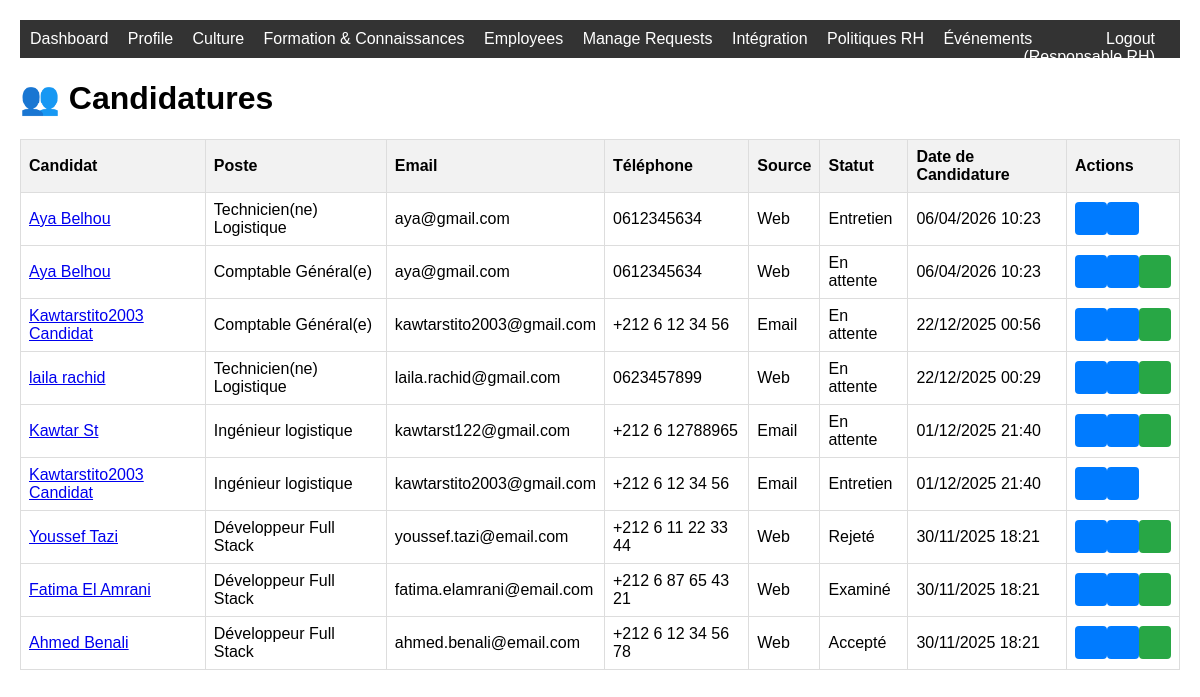
Page /recruitment/applications/ (signed in) on the earlier database version.
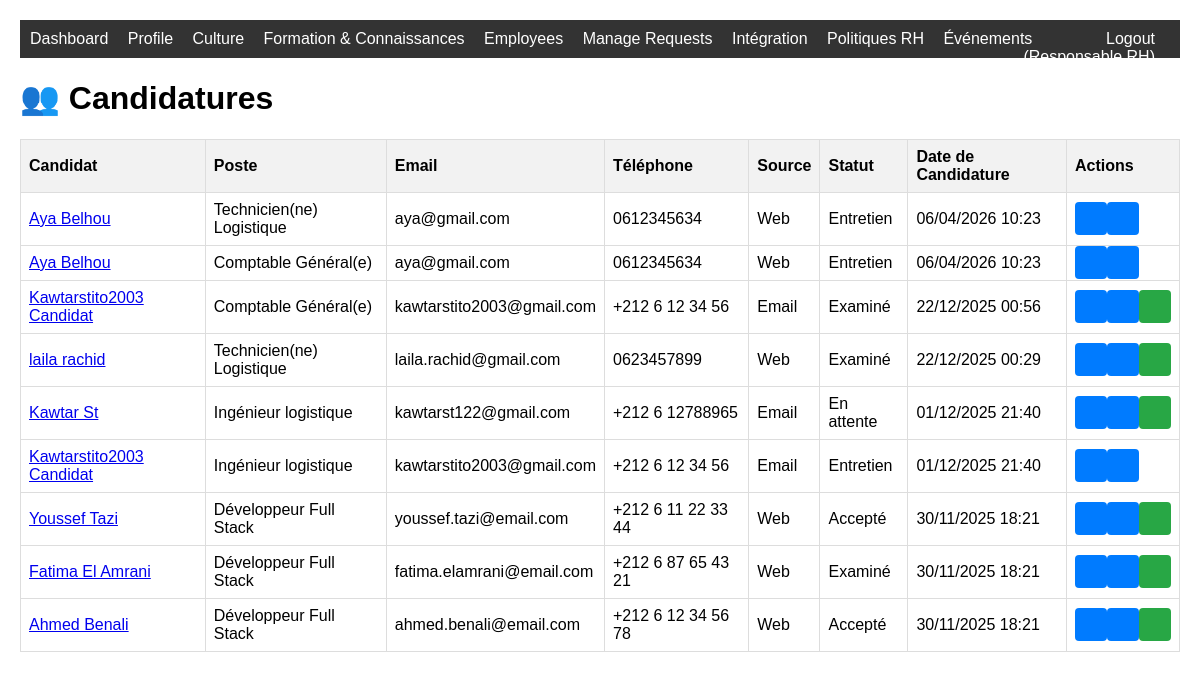
Same page on the later database version.
### recruitment/models.py (models this page shows, shortened)
class Application(models.Model):
    STATUS_CHOICES = [
        ('pending', 'En attente'),
        ('reviewed', 'Examiné'),
        ('interview', 'Entretien'),
        ('accepted', 'Accepté'),
        ('rejected', 'Rejeté'),
    ]
    job_offer = models.ForeignKey(JobOffer, on_delete=models.CASCADE, related_name='applications')
    first_name = models.CharField(max_length=100)
    last_name = models.CharField(max_length=100)
    email = models.EmailField()
    phone = models.CharField(max_length=20)
    cv = models.FileField(upload_to='recruitment/cvs/')
    cover_letter = models.TextField(blank=True)
    status = models.CharField(max_length=20, choices=STATUS_CHOICES, default='pending')
    applied_at = models.DateTimeField(auto_now_add=True)
    reviewed_by = models.ForeignKey(settings.AUTH_USER_MODEL, null=True, blank=True, on_delete=models.SET_NULL, related_name='reviewed_applications')
    reviewed_at = models.DateTimeField(null=True, blank=True)
    notes = models.TextField(blank=True)
    source = models.CharField(max_length=20, choices=[('web', 'Site Web'), ('email', 'Email')], default='web')
    class Meta:
        ordering = ['-applied_at']
    @property
    def full_name(self):
        return f"{self.first_name} {self.last_name}"

class JobOffer(models.Model):
    STATUS_CHOICES = [
        ('draft', 'Brouillon'),
        ('published', 'Publié'),
        ('closed', 'Fermé'),
    ]
    EXPERIENCE_LEVELS = [
        ('junior', 'Junior (0-2 ans)'),
        ('intermediate', 'Intermédiaire (2-5 ans)'),
        ('senior', 'Senior (5+ ans)'),
        ('expert', 'Expert (10+ ans)'),
    ]
    title = models.CharField(max_length=200)
    department = models.CharField(max_length=100)
    description = models.TextField()
    required_skills = models.TextField()
    experience_level = models.CharField(max_length=20, choices=EXPERIENCE_LEVELS)
    status = models.CharField(max_length=20, choices=STATUS_CHOICES, default='draft')
    created_by = models.ForeignKey(settings.AUTH_USER_MODEL, on_delete=models.CASCADE, related_name='created_job_offers')
    created_at = models.DateTimeField(auto_now_add=True)
    updated_at = models.DateTimeField(auto_now=True)
    published_at = models.DateTimeField(null=True, blank=True)
    class Meta:
        ordering = ['-created_at']

### recruitment/views.py (the view)
# urls.py: path('applications/', views.application_list, name='application_list'),
@user_passes_test(is_hr_manager_or_director)
def application_list(request):
    applications = Application.objects.all()
    return render(request, 'recruitment/application_list.html', {'applications': applications})

### recruitment/views.py (called while the page is built)
def is_hr_manager_or_director(user):
    return user.role in ['hr_manager', 'hr_director']

### templates/recruitment/application_list.html (shortened to what this page needs)
{% extends 'base.html' %}
{% block content %}
<div class="container-fluid py-4">
    <div class="row mb-4">
        <div class="col-12">
            <h1 class="h3 mb-0">👥 Candidatures</h1>
        </div>
    </div>
    <div class="card shadow">
        <div class="card-body">
            <div class="table-responsive">
                <table class="table table-bordered">
                    <thead>
                        <tr>
                            <th>Candidat</th>
                            <th>Poste</th>
                            <th>Email</th>
                            <th>Téléphone</th>
                            <th>Source</th>
                            <th>Statut</th>
                            <th>Date de Candidature</th>
                            <th>Actions</th>
                        </tr>
                    </thead>
                    <tbody>
                        {% for application in applications %}
                        <tr>
                            <td>
                                <a href="{% url 'recruitment:application_detail' application.pk %}" class="text-decoration-none">
                                    {{ application.full_name }}
                                </a>
                            </td>
                            <td>{{ application.job_offer.title }}</td>
                            <td>{{ application.email }}</td>
                            <td>{{ application.phone }}</td>
                            <td>
                                <span class="badge badge-{% if application.source == 'email' %}primary{% else %}secondary{% endif %}">
                                    {% if application.source == 'email' %}
                                         Email
                                    {% else %}
                                         Web
                                    {% endif %}
                                </span>
                            </td>
                            <td>
                                <span class="badge badge-{% if application.status == 'pending' %}warning{% elif application.status == 'accepted' %}success{% elif application.status == 'rejected' %}danger{% else %}info{% endif %}">
                                    {{ application.get_status_display }}
                                </span>
                            </td>
                            <td>{{ application.applied_at|date:"d/m/Y H:i" }}</td>
                            <td>
                                <div class="btn-group" role="group">
                                    <a href="{% url 'recruitment:application_detail' application.pk %}" class="btn btn-sm btn-info">
                                    </a>
                                    <a href="{% url 'recruitment:application_update_status' application.pk %}" class="btn btn-sm btn-warning">
                                    </a>
                                    {% if application.status != 'interview' %}
                                    <a href="{% url 'recruitment:interview_create' application.pk %}" class="btn btn-sm btn-success">
                                    </a>
                                    {% endif %}
                                </div>
                            </td>
                        </tr>
                        {% empty %}
                        <tr>
                            <td colspan="8" class="text-center text-muted">Aucune candidature trouvée</td>
                        </tr>
                        {% endfor %}
                    </tbody>
                </table>
            </div>
        </div>
    </div>
</div>
{% endblock %}

Differences in the rows shown:
changed Application (number 2 of 9 on the later page): status "En attente" → "Entretien"
changed Application (number 3 of 9 on the later page): status "En attente" → "Examiné"
changed Application "laila rachid": status "En attente" → "Examiné"
changed Application "Youssef Tazi": status "Rejeté" → "Accepté"
